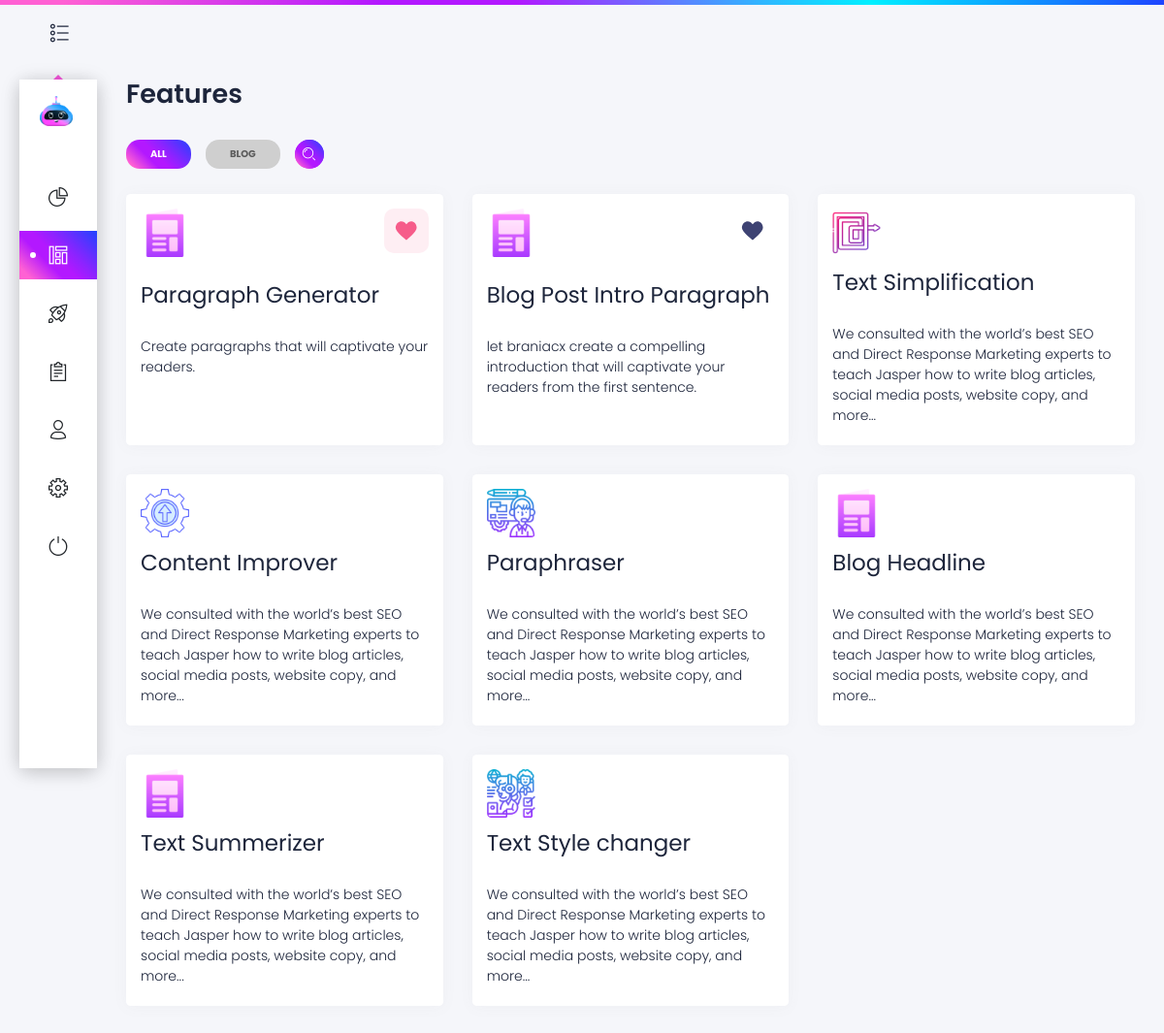
The app's page /features/ (signed in) with its own data.
### features/models.py (models this page shows, shortened)
class Category(models.Model):
    title = models.CharField(max_length=126, default="")
    code = models.CharField(max_length=126, default="")

class Feature(models.Model):
    title = models.CharField(max_length=256)
    slug = models.SlugField(max_length=512)
    prompt = models.TextField()
    description = models.TextField()
    meta_description = models.CharField(max_length=256)
    icon = models.ImageField(blank=True, upload_to='features/icons')
    inputs = models.ManyToManyField(InputSequence, default=None, null=True)
    category = models.ManyToManyField(Category, null=True, blank=True)

### authentication/decorators.py (the view)
        def wrapper_func(request, *args, **kwargs):
            subscriptions = Subscription.objects.filter(user=request.user, is_completed=1)
            active_subscription = Subscription.objects.filter(user=request.user, is_expired=0, is_completed=1)
            if not subscriptions:
                return redirect('/get-started')
            elif not active_subscription:
                request.session['active_subscription'] = 0
                return view_func(request, *args, **kwargs)
            else:
                request.session['active_subscription'] = 1
                return view_func(request, *args, **kwargs)

### features/views.py (called while the page is built)
@login_required(login_url='login')
@subscription_required()
def features(request):
    features = Feature.objects.all()
    categories = Category.objects.all()
    for feature in features:
        fav_features = request.user.favorite_features.values_list(
            'feature_id', flat=True).filter(is_fav=1)
        if feature.id in fav_features:
            feature.is_fav = 1
    page = 'features'
    context = {
        'page': page,
        'features': features,
        'categories': categories
    }
    return render(request, 'features.html', context)

### features/templates/features.html (shortened to what this page needs)
{% extends 'app_base.html' %}
{% load static %}
{% block content %}
      <div class="content">
        <h2 class="title">Features</h2>
        <div class="row" id="filterOptions" class="tabs">
        <button class="badge badge-pill badge-info tabs_active" data-filter="all">All</button>
        {% for category in categories %}
          <button class="badge badge-pill badge-info" data-filter="{{ category.code }}">{{ category.title }}</button>
        {% endfor %}
          <div class="searchBox">
            <button class="searchButton" href="#">
                <i class="tim-icons icon-zoom-split">
                </i>
            </button>
          </div>
        </div>
        <br>
        <div class="row features" id="features">
          {% for feature in features %}
          <div class="col-lg-4 d-flex{% for category in feature.category.all %} {{ category.code }}{% endfor %}">
              <a href="{% url 'feature' feature.slug %}" class="card">
                  <div class="card-header">
                    <div>
                    <img src="{{ feature.icon.url }}" width="50px" style="float:left">
                    <div>
                      <div class="like {% if feature.is_fav == 1 %}like-active{% endif %}" data-feature-id="{{ feature.id }}" style="float:right">
                      </div>
                    </div>
                    </div>
                    <br>
                    <br>
                    <br>
                    <h3 class="card-title" style="margin-top: 10px"><b>{{ feature.title }}</b></h3>
                  </div>
                  <div class="card-body">
                    <p>{{ feature.meta_description }}</p>
                  </div>
              </a>
          </div>
          {% endfor %}
          <div class="col-lg-4 d-flex seo">
              <a href="" class="card ">
                  <div class="card-header">
                    <img src="{% static 'images/icons/simplify-icon2.png' %}" width="50px">
                    <h3 class="card-title" style="margin-top: 10px"><b>Text Simplification</b></h3>
                  </div>
                  <div class="card-body">
                    <p>We consulted with the world’s best SEO and Direct Response Marketing experts
                      to teach Jasper how to write blog articles, social media posts, website copy, and more...</p>
                  </div>
                </a>
          </div>
          <div class="col-lg-4 d-flex favorite">
              <a href="#" class="card">
                  <d class="card-header">
                    <img src="{% static 'images/icons/upload.png' %}" width="50px">
                    <h3 class="card-title" style="margin-top: 10px"><b>Content Improver</b></h3>
                  </d>
                  <div class="card-body">
                    <p>We consulted with the world’s best SEO and Direct Response Marketing experts
                      to teach Jasper how to write blog articles, social media posts, website copy, and more...</p>
                  </div>
                </a>
          </div>
          <div class="col-lg-4 d-flex social">
              <a href="text_paraphrasing" class="card">
                  <div class="card-header">
                    <img src="{% static 'images/icons/paraphrase2.png' %}" width="50px">
                    <h3 class="card-title" style="margin-top: 10px"><b>Paraphraser</b></h3>
                  </div>
                  <div class="card-body">
                    <p>We consulted with the world’s best SEO and Direct Response Marketing experts
                      to teach Jasper how to write blog articles, social media posts, website copy, and more...</p>
                  </div>
                </a>
          </div>
          <div class="col-lg-4 d-flex social">
              <a href="#" class="card">
                  <div class="card-header">
                    <img src="{% static 'images/icons/headline2.png' %}" width="50px">
                    <h3 class="card-title" style="margin-top: 10px"><b>Blog Headline</b></h3>
                  </div>
                  <div class="card-body">
                    <p>We consulted with the world’s best SEO and Direct Response Marketing experts
                      to teach Jasper how to write blog articles, social media posts, website copy, and more...</p>
                  </div>
                </a>
          </div>
          <div class="col-lg-4 d-flex seo">
              <a href="text_summerization" class="card">
                  <div class="card-header">
                    <img src="{% static 'images/icons/headline2.png' %}" width="50px">
                    <h3 class="card-title" style="margin-top: 10px"><b>Text Summerizer</b></h3>
                  </div>
                  <div class="card-body">
                    <p>We consulted with the world’s best SEO and Direct Response Marketing experts
                      to teach Jasper how to write blog articles, social media posts, website copy, and more...</p>
                  </div>
                </a>
          </div>
          <div class="col-lg-4 d-flex">
              <a href="#" class="card">
                  <div class="card-header">
                    <img src="{% static 'images/icons/tonechanger2.png' %}" width="50px">
                    <h3 class="card-title" style="margin-top: 10px"><b>Text Style changer</b></h3>
                  </div>
                  <div class="card-body">
                    <p>We consulted with the world’s best SEO and Direct Response Marketing experts
                      to teach Jasper how to write blog articles, social media posts, website copy, and more...</p>
                  </div>
                </a>
          </div>
        </div>
      </div>
{% endblock %}

### features/templates/app_base.html (style rules this page uses)
p { color: black; }
p { color:black; }
.badge { padding: 8px 25px; margin-left: 15px; background-color: #cfcfcf; color: rgb(91, 91, 91); }
.tabs_active { background: linear-gradient(45deg, #ff61d3 10%, #b318ff 36%, #b318ff 47%, 76%, #1e43ff); color: white; }
*, *:before, *:after { position: relative; box-sizing: border-box; }
:root { --color-bg: #FDF1F2; --color-heart: #EA442B; --easing: cubic-bezier(.7,0,.3,1); --duration: .5s; }
.content { padding-top:20px !important; }

### features/templates/features.html (style rules this page uses)
.card::before, .card::after { border: 0 solid transparent; box-sizing: border-box; content: ""; pointer-events: none; position: absolute; width: 0; height: 0; bottom: 0; right: 0; box-shadow: inset; }
.card::before { border-bottom-width: 3px; border-left-width: 3px; }
.card::after { border-top-width: 3px; border-right-width: 3px; }
.searchBox { margin-left:15px; margin-bottom:5px; background: linear-gradient(45deg, #ff61d3 10%, #b318ff 36%, #b318ff 47%, 76%, #1e43ff); border-radius: 40px; }
.searchButton { border:none; color: white; float: right; border-radius: 50%; width:30px; height:30px; background: linear-gradient(45deg, #ff61d3 10%, #b318ff 36%, #b318ff 47%, 76%, #1e43ff); display: flex; justify-content: center; align-items: center; transition: 0.4s; }
.like { position: relative; cursor: pointer; width: 46px; height: 46px; display: flex; justify-content: center; align-items: center; border-radius: 12px; transition: all 0.3s ease; }
.like::after { z-index: -2; position: absolute; content: ""; display: block; width: 100%; height: 100%; background: #f6f6f8; border-radius: 12px; transition: all 0.3s cubic-bezier(0.34, 1.56, 0.64, 1); }
.like svg { transition: all 0.3s cubic-bezier(0.34, 1.56, 0.64, 1); }
.like-active { border-radius: 10px; background: #feeef3 !important; }

### records on screen
Category: title "BLOG"
Feature: icon (picture), title "Paragraph Generator", meta_description "Create paragraphs that will captivate your readers."
Feature: icon (picture), title "Blog Post Intro Paragraph", meta_description "let braniacx create a compelling introduction that will captivate your readers from the first sentence."
